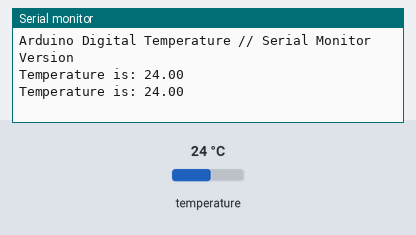
This sketch was run on a simulated ESP32. On the bench: the last lines printed to the serial monitor. The inputs (shaded band) are chosen by the test bench; at power-on: temperature 24 °C.

Above: at 4.3 s.
4.4 s: temperature set to 12 °C
At 7.2 s:
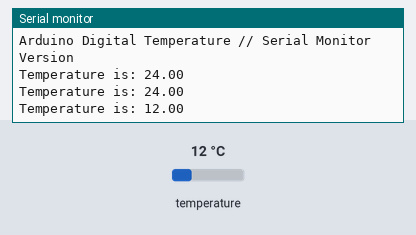
8.1 s: temperature set to 19 °C
At 10.4 s:
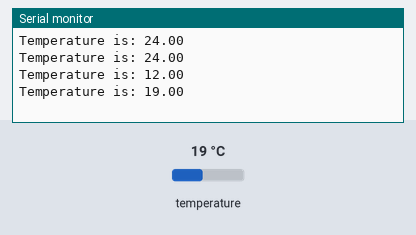
Timing chart, 0 to 11.9 s (numbered marks = the images above; inputs shaded):
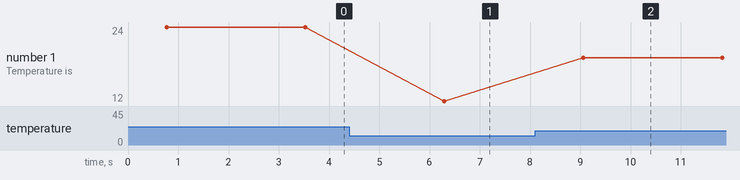

Measured:
- after the input at 4.4 s, the serial monitor: prints a new line after 1.9 s (image 1)
- after the input at 8.1 s, the serial monitor: prints a new line after 0.96 s (image 2)
- plotted number 1: 24 → 12 after the input at 4.4 s, 12 → 19 after the input at 8.1 s

The sketch:

temp_lora.ino
```cpp
/* Arduino DS18B20温度传感器教程
 */
//Include libraries
#include <OneWire.h>
#include <DallasTemperature.h>
#include <HardwareSerial.h>
// Data wire is plugged into pin 2 on the Arduino
#define ONE_WIRE_BUS 26
// Setup a oneWire instance to communicate with any OneWire devices (not just Maxim/Dallas temperature ICs)
OneWire oneWire(ONE_WIRE_BUS);
// Pass our oneWire reference to Dallas Temperature.
DallasTemperature sensors(&oneWire);
HardwareSerial MySerial(1);
char test2[25] ;
void setup(void)
{

  MySerial.begin(9600, SERIAL_8N1, 16, 17);
  Serial.begin(9600); //Begin serial communication
  Serial.println("Arduino Digital Temperature // Serial Monitor Version"); //Print a message
  sensors.begin();
}

void loop(void)
{
  // Send the command to get temperatures
  sensors.requestTemperatures();
  Serial.print("Temperature is: ");
  float val = sensors.getTempCByIndex(0); // Why "byIndex"? You can have more than one IC on the same bus. 0 refers to the first IC on the wire//Update value every 1 sec.
  dtostr(test2,val);
  MySerial.write(test2);
  Serial.println(val);
  delay(2000);
}

char* dtostr(char *str, float d)
    {
        sprintf(str, "%.2f", d);
        return str;
    }

char* buildFrame(char *str, float temper,float ph,float com)
    {
        sprintf(str, "%.2f %.2f %.2f",temper,ph,com);
        return str;
    }
```
